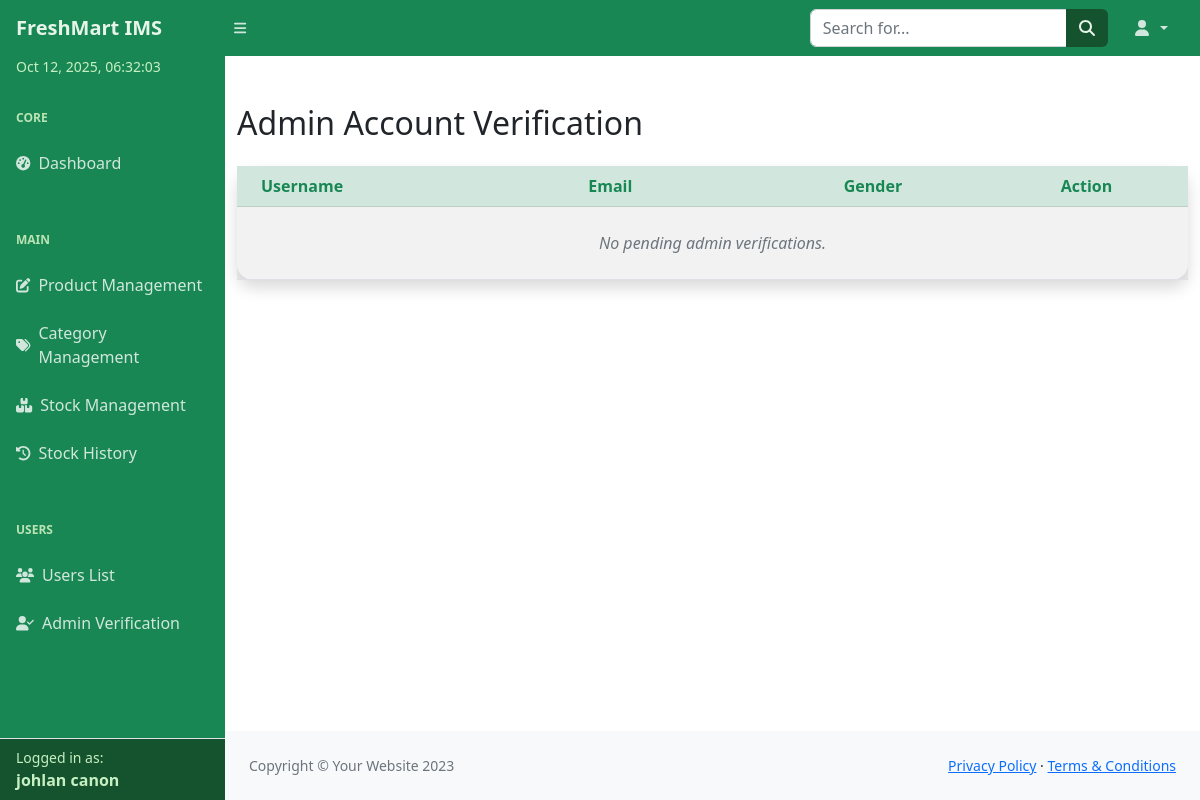
/inventory/admin_verification/ (signed in), run on an earlier commit of the app's database.
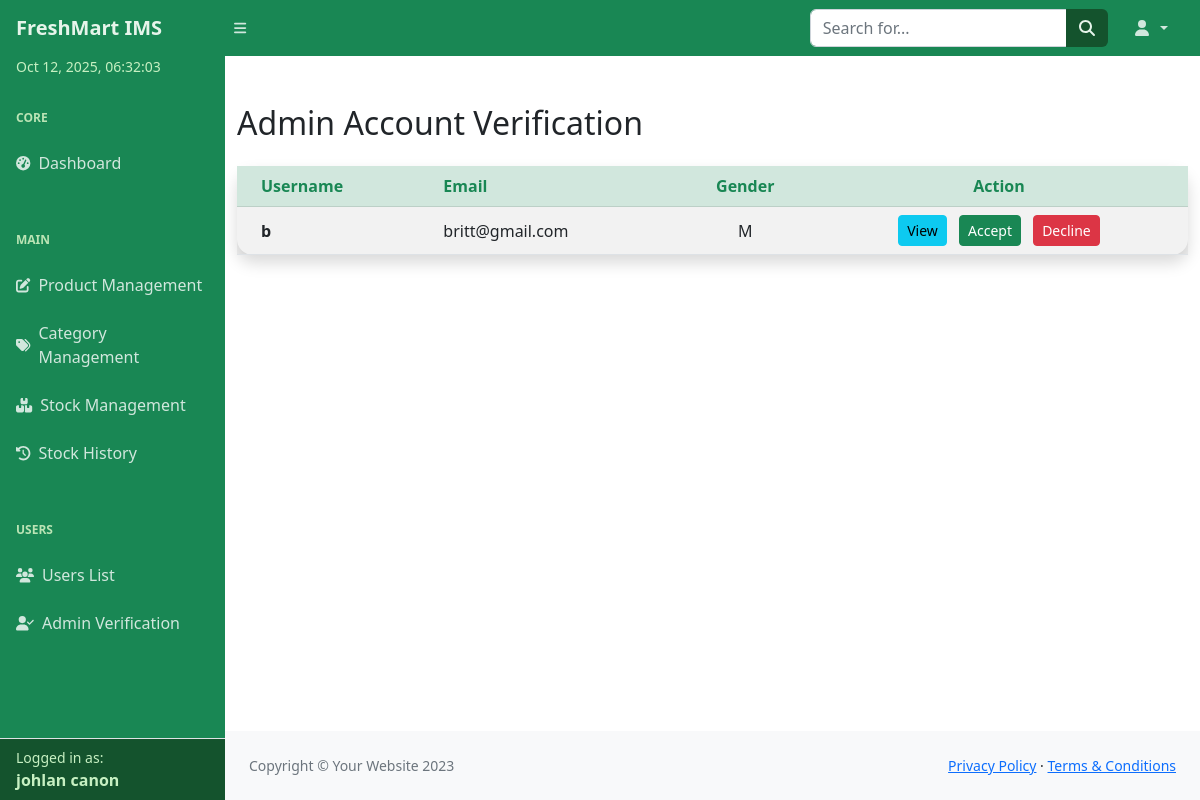
And on a later commit of the database.
### inventory/models.py (models this page shows, shortened)
class UserProfile(models.Model):
    GENDER_CHOICES = (
        ('M', 'Male'),
        ('F', 'Female'),
        ('O', 'Other'),
    )
    ROLE_CHOICES = (
        ('Admin', 'Admin'),
        ('Regular', 'Regular User'),
    )
    user = models.OneToOneField(User, on_delete=models.CASCADE)
    gender = models.CharField(max_length=1, choices=GENDER_CHOICES)
    picture = models.ImageField(upload_to='profile_pics/', blank=True, null=True)
    role = models.CharField(max_length=10, choices=ROLE_CHOICES, default='Regular')
    is_verified = models.BooleanField(default=False)
    is_declined = models.BooleanField(default=False)

### inventory/views.py (the view)
# urls.py: path('admin_verification/', views.admin_verification, name='admin_verification'),
@login_required
@unverified_admin_or_superuser_required # Allows unverified admins and superusers
def admin_verification(request):
    if not hasattr(request.user, 'userprofile') and not request.user.is_superuser:
        return HttpResponseForbidden("Invalid user profile setup.")
    pending_admins = UserProfile.objects.filter(
        role='Admin',
        is_verified=False,
        is_declined=False  # <-- exclude declined admins
    ).exclude(user=request.user)
    return render(request, 'admin_verification.html', {'pending_admins': pending_admins})

### inventory/views.py (called while the page is built)
def unverified_admin_or_superuser_required(view_func):
    @wraps(view_func)
    def wrapper(request, *args, **kwargs):
        if request.user.is_authenticated and request.user.is_superuser:
            return view_func(request, *args, **kwargs)
        is_any_admin = (
            request.user.is_authenticated and
            hasattr(request.user, 'userprofile') and
            request.user.userprofile.role == 'Admin'
        )
        if is_any_admin:
            return view_func(request, *args, **kwargs)
        return HttpResponseForbidden("You do not have permission to access this page.")
    return wrapper

### templates/admin_verification.html (shortened to what this page needs)
{% include "partials/header.html" %}
<body class="sb-nav-fixed">
{% include "partials/navbar.html" %}
<div id="layoutSidenav">
    {% include "partials/sidebar.html" %}
    <div id="layoutSidenav_content">
        <main>
            {% block content %}
            <div class="container mt-5">
                <h2>Admin Account Verification</h2>
                <table class="table table-hover table-striped mt-4 shadow rounded-4">
                    <thead class="table-success text-success text-center align-middle sticky-top" style="top: 0; z-index: 10;">
                        <tr>
                            <th class="text-start ps-4">Username</th>
                            <th class="text-start">Email</th>
                            <th class="text-center">Gender</th>
                            <th class="text-center">Action</th>
                        </tr>
                    </thead>
                    <tbody>
                        {% for profile in pending_admins %}
                        <tr id="row-{{ profile.id }}" class="align-middle">
                            <td class="text-start ps-4 fw-semibold">{{ profile.user.username }}</td>
                            <td class="text-start text-truncate" style="max-width: 280px;" title="{{ profile.user.email }}">{{ profile.user.email }}</td>
                            <td class="text-center text-capitalize">{{ profile.gender }}</td>
                            <td class="text-center">
                                <button class="btn btn-info btn-sm btn-view me-2"
                                        data-bs-toggle="modal"
                                        data-bs-target="#viewAdminModal"
                                        data-username="{{ profile.user.username }}"
                                        data-firstname="{{ profile.user.first_name }}"
                                        data-lastname="{{ profile.user.last_name }}"
                                        data-email="{{ profile.user.email }}"
                                        data-gender="{{ profile.gender }}"
                                        data-picture="{% if profile.picture %}{{ profile.picture.url }}{% else %}/static/images/default-avatar.png{% endif %}">
                                     View
                                </button>
                                <button class="btn btn-success btn-sm btn-approve me-2"
                                        data-id="{{ profile.id }}"
                                        data-url="{% url 'approve_admin' profile.id %}">
                                     Accept
                                </button>
                                <button class="btn btn-danger btn-sm btn-decline"
                                        data-id="{{ profile.id }}"
                                        data-url="{% url 'decline_admin' profile.id %}">
                                     Decline
                                </button>
                            </td>
                        </tr>
                        {% empty %}
                        <tr id="no-pending">
                            <td colspan="4" class="text-center fst-italic text-muted py-4">No pending admin verifications.</td>
                        </tr>
                        {% endfor %}
                    </tbody>
                </table>
            </div>
            {% endblock %}
        </main>
        {% include "partials/footer.html" %}
    </div>
</div>
</body>
</html>

What changed in the data, as far as the page shows it:
added UserProfile: user.username "b", user.email "britt@gmail.com", gender "M"
Also different on the page:
text no longer shown: "No pending admin verifications."
